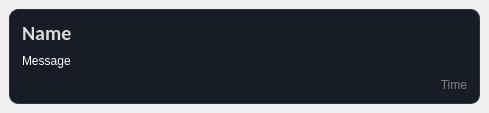
<?xml version="1.0" encoding="UTF-8"?>
<ui version="4.0">
 <class>BubbleMessage</class>
 <widget class="QDialog" name="BubbleMessage">
  <property name="geometry">
   <rect>
    <x>0</x>
    <y>0</y>
    <width>489</width>
    <height>113</height>
   </rect>
  </property>
  <property name="sizePolicy">
   <sizepolicy hsizetype="Preferred" vsizetype="Preferred">
    <horstretch>0</horstretch>
    <verstretch>0</verstretch>
   </sizepolicy>
  </property>
  <property name="minimumSize">
   <size>
    <width>0</width>
    <height>0</height>
   </size>
  </property>
  <property name="maximumSize">
   <size>
    <width>16777215</width>
    <height>16777215</height>
   </size>
  </property>
  <property name="windowTitle">
   <string>Dialog</string>
  </property>
  <property name="styleSheet">
   <string notr="true"/>
  </property>
  <layout class="QHBoxLayout" name="horizontalLayout_2" stretch="0">
   <property name="spacing">
    <number>9</number>
   </property>
   <property name="leftMargin">
    <number>9</number>
   </property>
   <property name="topMargin">
    <number>9</number>
   </property>
   <property name="rightMargin">
    <number>9</number>
   </property>
   <property name="bottomMargin">
    <number>9</number>
   </property>
   <item>
    <widget class="QFrame" name="frame">
     <property name="sizePolicy">
      <sizepolicy hsizetype="Preferred" vsizetype="Preferred">
       <horstretch>0</horstretch>
       <verstretch>0</verstretch>
      </sizepolicy>
     </property>
     <property name="styleSheet">
      <string notr="true">QFrame {
    background-color: #161D26;
    border: 1px solid #2A3440;
    border-radius: 9px;
}</string>
     </property>
     <property name="frameShape">
      <enum>QFrame::Shape::StyledPanel</enum>
     </property>
     <property name="frameShadow">
      <enum>QFrame::Shadow::Raised</enum>
     </property>
     <layout class="QVBoxLayout" name="verticalLayout">
      <property name="leftMargin">
       <number>12</number>
      </property>
      <property name="topMargin">
       <number>10</number>
      </property>
      <property name="rightMargin">
       <number>12</number>
      </property>
      <property name="bottomMargin">
       <number>10</number>
      </property>
      <item>
       <layout class="QHBoxLayout" name="horizontalLayout">
        <item>
         <widget class="QLabel" name="Name">
          <property name="font">
           <font>
            <family>Calibri</family>
            <pointsize>15</pointsize>
            <bold>true</bold>
           </font>
          </property>
          <property name="styleSheet">
           <string notr="true">color:rgb(218, 218, 218);
border:none;</string>
          </property>
          <property name="text">
           <string>Name</string>
          </property>
         </widget>
        </item>
       </layout>
      </item>
      <item>
       <layout class="QHBoxLayout" name="horizontalLayout_3">
        <item>
         <widget class="QLabel" name="Message">
          <property name="sizePolicy">
           <sizepolicy hsizetype="Expanding" vsizetype="Preferred">
            <horstretch>0</horstretch>
            <verstretch>0</verstretch>
           </sizepolicy>
          </property>
          <property name="styleSheet">
           <string notr="true">color:white;
border:none;</string>
          </property>
          <property name="text">
           <string>Message</string>
          </property>
          <property name="wordWrap">
           <bool>true</bool>
          </property>
         </widget>
        </item>
       </layout>
      </item>
      <item>
       <widget class="QLabel" name="Time">
        <property name="enabled">
         <bool>true</bool>
        </property>
        <property name="styleSheet">
         <string notr="true">color:gray;
border:none;</string>
        </property>
        <property name="text">
         <string>Time</string>
        </property>
        <property name="alignment">
         <set>Qt::AlignmentFlag::AlignRight|Qt::AlignmentFlag::AlignTrailing|Qt::AlignmentFlag::AlignVCenter</set>
        </property>
       </widget>
      </item>
     </layout>
    </widget>
   </item>
  </layout>
 </widget>
 <resources/>
 <connections/>
</ui>
